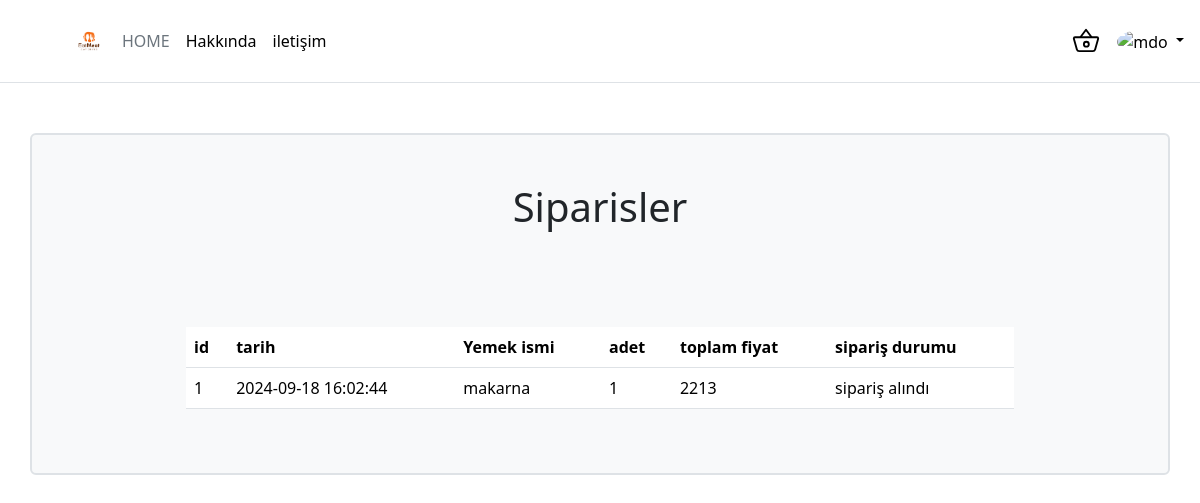
Page /siparislerim.php (signed in) on the committed database.
### tables this page shows
CREATE TABLE "order" (
	"id"	INTEGER NOT NULL,
	"user_id"	INTEGER NOT NULL,
	"order_statüs"	TEXT,
	"total_price"	INTEGER DEFAULT 0,
	"created_at"	TEXT DEFAULT CURRENT_TIMESTAMP,
	"company_id"	INTEGER,
	FOREIGN KEY("company_id") REFERENCES "company"("id"),
	FOREIGN KEY("user_id") REFERENCES "users"("id"),
	PRIMARY KEY("id" AUTOINCREMENT)
);

CREATE TABLE "food" (
	"id"	INTEGER NOT NULL,
	"restaurant_id"	INTEGER NOT NULL,
	"name"	TEXT NOT NULL,
	"description"	TEXT NOT NULL,
	"image_path"	TEXT,
	"price"	INTEGER NOT NULL,
	"discount"	INTEGER,
	"created_At"	TEXT DEFAULT CURRENT_TIMESTAMP,
	"deleted_at"	TEXT,
	FOREIGN KEY("restaurant_id") REFERENCES "restaurant"("id"),
	PRIMARY KEY("id" AUTOINCREMENT)
);

CREATE TABLE "order_items" (
	"id"	INTEGER NOT NULL,
	"food_id"	INTEGER NOT NULL,
	"order_id"	INTEGER NOT NULL,
	"quantity"	TEXT,
	"price"	INTEGER,
	FOREIGN KEY("order_id") REFERENCES "order"("id"),
	FOREIGN KEY("food_id") REFERENCES "food"("id"),
	PRIMARY KEY("id" AUTOINCREMENT)
);

### siparislerim.php (the view, shortened to what this page needs)
<?php
include './functions/db.php';
?>
<!DOCTYPE html>
<html lang="en">
<head>
    <link href="https://cdn.jsdelivr.net/npm/bootstrap@5.3.3/dist/css/bootstrap.min.css" rel="stylesheet">
</head>
<body>
<?php include 'navbar.php'; ?>
<div class="container bg-light  border border-2 rounded" style="margin-top: 50px">
<div class="row d-flex justify-content-center "  >
    <h1 class="my-5 d-flex justify-content-center">Siparisler</h1>
    <div class="col-md-9 my-5">
        <table class="table table-hover">
  <thead>
    <tr>
      <th scope="col">id</th>
      <th scope="col">tarih</th>
      <th scope="col">Yemek ismi</th>
      <th scope="col">adet</th>
      <th scope="col">toplam fiyat</th>
      <th scope="col">sipariş durumu</th>
    </tr>
  </thead>
  <tbody>
  <?php
$query = "SELECT * FROM 'order' WHERE user_id={$_SESSION['id']}";
$statement = $pdo->prepare($query);
$statement->execute();
$result = $statement->fetchAll();
foreach($result as $row){
  $query2 = "SELECT * FROM order_items WHERE order_id=$row[id]";
  $statement2 = $pdo->prepare($query2);
  $statement2->execute();
  $result2 = $statement2->fetchAll();
  if(!empty($result2)){
    $query3 = "SELECT * FROM food WHERE id={$result2[0]['food_id']}";
    $statement3 = $pdo->prepare($query3);
    $statement3->execute();
    $result3 = $statement3->fetchAll();
  }
if(!empty($result3)){
    echo '<tr><td>';echo $row['id']; echo '</td><td>';
    echo $row['created_at'];echo '</td><td>';
    echo $result3[0]['name'];echo '</td><td>';
    echo $result2[0]['quantity'];echo '</td><td>';
    echo $row['total_price'];echo '</td><td>';
    echo $row['order_statüs'];echo '</td></tr>';
}
}
?>
  </tbody>
</table>
    </div>
</div>
</body>
</html>

### rows in the picture
order: id "1", created_at "2024-09-18 16:02:44", food.name "makarna", order_items.quantity "1", total_price "2213", order_statüs "sipariş alındı"
